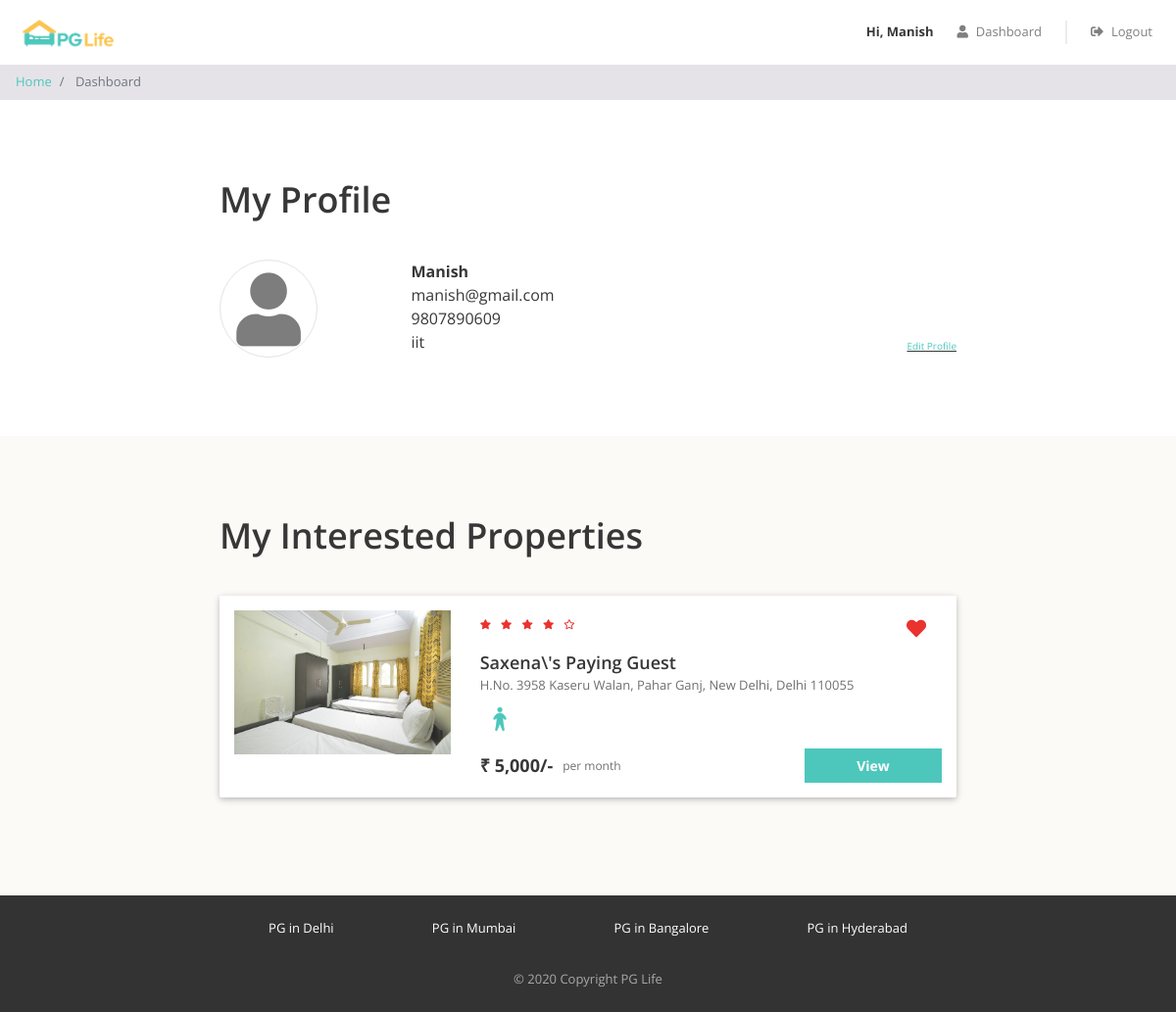
Screenshot of /dashboard.php (signed in) with the database file from the repository.
### tables this page shows
CREATE TABLE `user` (
  `id` int(12) NOT NULL,
  `user_name` varchar(100) NOT NULL,
  `user_email` varchar(20) NOT NULL,
  `password` varchar(255) NOT NULL,
  `phone` varchar(20) NOT NULL,
  `gender` varchar(20) NOT NULL,
  `college_name` varchar(50) NOT NULL,
  `dateRegister` timestamp NOT NULL DEFAULT current_timestamp()
);

CREATE TABLE `interested_users_properties` (
  `liked_id` int(20) NOT NULL,
  `user_id` int(20) NOT NULL,
  `prop_id` int(20) NOT NULL
);

CREATE TABLE `properties` (
  `prop_id` int(20) NOT NULL,
  `prop_city_id` int(20) NOT NULL,
  `prop_Name` varchar(50) NOT NULL,
  `prop_address` text NOT NULL,
  `prop_desc` text NOT NULL,
  `prop_rent` int(11) NOT NULL,
  `gender` varchar(20) NOT NULL,
  `prop_rating_food` float NOT NULL,
  `prop_rating_clean` float NOT NULL,
  `prop_rating_safety` float NOT NULL
);

### dashboard.php (the view, shortened to what this page needs)
<?php
require "includes/database_connect.php";
$user_id = $_SESSION["userId"];
$sql_1 = "SELECT * FROM user WHERE id = $user_id";
$result_1 = mysqli_query($conn, $sql_1);
$user = mysqli_fetch_assoc($result_1);
$fullname=$user['user_name'];
$sql_2 = "SELECT *
            FROM interested_users_properties iup
            INNER JOIN properties p ON iup.prop_id = p.prop_id
            WHERE iup.user_id = $user_id";
$result_2 = mysqli_query($conn, $sql_2);
$interested_properties = mysqli_fetch_all($result_2, MYSQLI_ASSOC);
?>
<!DOCTYPE html>
<html lang="en">
<head>
    <?php
    include "includes/head_links.php";
    ?>
    <link href="css/dashboard.css" rel="stylesheet" />
</head>
<body>
    <?php
    include "includes/header.php";
    ?>
    <nav aria-label="breadcrumb">
        <ol class="breadcrumb py-2">
            <li class="breadcrumb-item">
                <a href="index.php">Home</a>
            </li>
            <li class="breadcrumb-item active" aria-current="page">
                Dashboard
            </li>
        </ol>
    </nav>
    <div class="my-profile page-container">
        <h1>My Profile</h1>
        <div class="row">
            <div class="col-md-3 profile-img-container">
                <i class="fas fa-user profile-img"></i>
            </div>
            <div class="col-md-9">
                <div class="row no-gutters justify-content-between align-items-end">
                    <div class="profile">
                        <div class="name"><?php echo $fullname?></div>
                        <div class="email"><?php echo $user['user_email'] ?></div>
                        <div class="phone"><?php echo $user['phone'] ?></div>
                        <div class="college"><?php echo $user['college_name'] ?></div>
                    </div>
                    <div class="edit">
                        <div class="edit-profile"><a href="editProfile.php">Edit Profile</a></div>
                    </div>
                </div>
            </div>
        </div>
    </div>
    <?php
    if (count($interested_properties) > 0) {
    ?>
        <div class="my-interested-properties">
            <div class="page-container">
                <h1>My Interested Properties</h1>
                <?php
                foreach ($interested_properties as $property) {
                    $property_images = glob("img/properties/" . $property['liked_id'] . "/*");
                ?>
                    <div class="property-card property-id-<?= $property['prop_id'] ?> row">
                        <div class="image-container col-md-4">
                            <img src="<?= $property_images[0] ?>" />
                        </div>
                        <div class="content-container col-md-8">
                            <div class="row no-gutters justify-content-between">
                                <?php
                                $total_rating = ($property['prop_rating_clean'] + $property['prop_rating_food'] + $property['prop_rating_safety']) / 3;
                                $total_rating = round($total_rating, 1);
                                ?>
                                <div class="star-container" title="<?= $total_rating ?>">
                                    <?php
                                    $rating = $total_rating;
                                    for ($i = 0; $i < 5; $i++) {
                                        if ($rating >= $i + 0.8) {
                                    ?>
                                            <i class="fas fa-star"></i>
                                        <?php
                                        } elseif ($rating >= $i + 0.3) {
                                        ?>
                                            <i class="fas fa-star-half-alt"></i>
                                        <?php
                                        } else {
                                        ?>
                                            <i class="far fa-star"></i>
                                    <?php
                                        }
                                    }
                                    ?>
                                </div>
                                <div class="interested-container">
                                    <i class="is-interested-image fas fa-heart" property_id="<?= $property['prop_id'] ?>"></i>
                                </div>
                            </div>
                            <div class="detail-container">
                                <div class="property-name"><?= $property['prop_Name'] ?></div>
                                <div class="property-address"><?= $property['prop_address'] ?></div>
                                <div class="property-gender">
                                    <?php
                                    if ($property['gender'] == "male") {
                                    ?>
                                        <img src="img/male.png">
                                    <?php
                                    } elseif ($property['gender'] == "female") {
                                    ?>
                                        <img src="img/female.png">
                                    <?php
                                    } else {
                                    ?>
                                        <img src="img/unisex.png">
                                    <?php
                                    }
                                    ?>
                                </div>
                            </div>
                            <div class="row no-gutters">
                                <div class="rent-container col-6">
                                    <div class="rent">₹ <?= number_format($property['prop_rent']) ?>/-</div>
                                    <div class="rent-unit">per month</div>
                                </div>
                                <div class="button-container col-6">
                                    <a href="property_detail.php?property_id=<?= $property['liked_id'] ?>" class="btn btn-primary">View</a>
                                </div>
                            </div>
                        </div>
                    </div>
                <?php
                }
                ?>
            </div>
        </div>
    <?php
    }
    ?>
    <?php
    include "includes/footer.php";
    ?>
</body>
</html>

### includes/head_links.php (shortened to what this page needs)
<link href="css/bootstrap.min.css" rel="stylesheet" />
<link href="https://use.fontawesome.com/releases/v5.11.2/css/all.css" rel="stylesheet" />
<link href="css/common.css" rel="stylesheet" />

### includes/header.php (shortened to what this page needs)
<div class="header sticky-top">
    <nav class="navbar navbar-expand-md navbar-light">
        <a class="navbar-brand" href="index.php">
            <img src="img/logo.png" />
        </a>
        <div class="collapse navbar-collapse justify-content-end" id="my-navbar">
            <ul class="navbar-nav">
                <?php
                if (!isset($_SESSION["userId"])) {
                ?>
                <li class="nav-item dropdown">
                    <a class="nav-link dropdown-toggle" href="#" id="navbarDropdown" role="button"
                        data-toggle="dropdown" aria-haspopup="true" aria-expanded="false">
                        User Type
                    </a>
                    <div class="dropdown-menu" aria-labelledby="navbarDropdown">
                        <a class="dropdown-item" href="#" ><i class="fas fa-user"></i>Owner Signup</a>
                        <a class="dropdown-item" href="#" data-toggle="modal" data-target="#signup-modal"><i class="fas fa-user"></i>Customer Sign up</a>
                    </div>
                </li>
                <li class="nav-item">
                    <a class="nav-link" href="#" data-toggle="modal" data-target="#signup-modal">
                        <i class="fas fa-user"></i>Signup
                    </a>
                </li>
                <div class="nav-vl"></div>
                <li class="nav-item">
                    <a class="nav-link" href="#" data-toggle="modal" data-target="#login-modal">
                        <i class="fas fa-sign-in-alt"></i>Login
                    </a>
                </li>
                <?php
                } else {
                ?>
                <div class='nav-name'>
                    Hi, <?php echo $_SESSION["username"] ?>
                </div>
                <li class="nav-item">
                    <a class="nav-link" href="dashboard.php">
                        <i class="fas fa-user"></i>Dashboard
                    </a>
                </li>
                <div class="nav-vl"></div>
                <li class="nav-item">
                    <a class="nav-link" href="logout.php">
                        <i class="fas fa-sign-out-alt"></i>Logout
                    </a>
                </li>
                <?php
                }
                ?>
            </ul>
        </div>
    </nav>
</div>

### includes/footer.php (shortened to what this page needs)
<div class="footer">
    <div class="page-container footer-container">
        <div class="footer-cities">
            <div class="footer-city">
                <a href="property_list.php?city=Delhi">PG in Delhi</a>
            </div>
            <div class="footer-city">
                <a href="property_list.php?city=Mumbai">PG in Mumbai</a>
            </div>
            <div class="footer-city">
                <a href="property_list.php?city=Bengaluru">PG in Bangalore</a>
            </div>
            <div class="footer-city">
                <a href="property_list.php?city=Hyderabad">PG in Hyderabad</a>
            </div>
        </div>
        <div class="footer-copyright">© 2020 Copyright PG Life </div>
    </div>
</div>

### css/common.css (style rules this page uses)
* { box-sizing: border-box; font-family: 'Open Sans', sans-serif; }
body { color: #373737; font-size: 16px; position: relative; }
h1, h2, h3, h4, h5, h6 { font-weight: 600; }
h1 { font-size: 36px; margin-bottom: 40px; }
.btn-primary, .btn-warning, .btn-danger { color: white; font-weight: bold; }
.breadcrumb { background-color: #e5e3e8; font-size: 13px; border-radius: 0px; margin-bottom: 0px; }
.page-container { max-width: 800px; padding: 80px 24px; margin: auto; }
.header { background-color: white; font-size: 13px; }
.header .navbar .navbar-brand img { height: 40px; }
.header .navbar .nav-item i { margin-right: 8px; }
.header .nav-vl { border-left: 2px solid #d6d6d678; height: 24px; margin: auto 16px; display: block; }
.header .nav-name { font-weight: bold; margin: auto 16px; }
.footer { background-color: #333333; font-size: 13px; }
.footer-container { padding: 24px; }
.footer-cities { display: flex; flex-wrap: wrap; justify-content: space-around; }
.footer-city { margin-bottom: 8px; text-align: center; }
.footer-city a { color: #ffffff; }
.footer-copyright { color: #a9a9a9; text-align: center; padding-top: 24px; }

### css/dashboard.css (style rules this page uses)
.profile-img { color: #7d7d7d; font-size: 75px; text-align: center; border: 1px solid #e4e4e4; border-radius: 50%; height: 100px; width: 100px; line-height: 100px; }
.profile .name { font-weight: bold; }
.edit-profile { font-size: 10px; text-decoration: underline; cursor: pointer; }
.my-interested-properties { background-color: #fcfaf7; }
.property-card { background-color: #ffffff; border-radius: 2px; padding: 15px 0px; margin: 20px auto; box-shadow: 0 2px 5px 0 rgba(0, 0, 0, 0.16), 0 2px 10px 0 rgba(0, 0, 0, 0.12); }
.image-container { text-align: center; }
.image-container img { width: 100%; max-width: 300px; }
.star-container i { color: #EA322E; font-size: 10px; margin-right: 6px; }
.interested-container { text-align: center; padding: 8px 16px; }
.interested-container i { color: #EA322E; font-size: 20px; cursor: pointer; }
.detail-container { padding-bottom: 10px; }
.property-name { font-size: 18px; font-weight: 600; }
.property-address { color: #6f6f6f; font-size: 13px; padding-bottom: 5px; }
.property-gender img { width: 40px; }
.rent-container { display: flex; align-items: center; }
.rent { font-size: 18px; font-weight: bold; padding-right: 10px; }
.rent-unit { color: #6f6f6f; font-size: 12px; }
.button-container .btn { font-size: 14px; border-radius: 0px; width: 140px; float: right; }

### rows the page displays
user: user_name "Manish", user_email "manish@gmail.com", phone "9807890609", college_name "iit"
interested_users_properties: prop.prop_Name "Saxena\\'s Paying Guest", prop.prop_address "H.No. 3958 Kaseru Walan, Pahar Ganj, New Delhi, Delhi 110055", prop.prop_rent "5,000"

### other values shown
$_SESSION["username"] "Manish"
